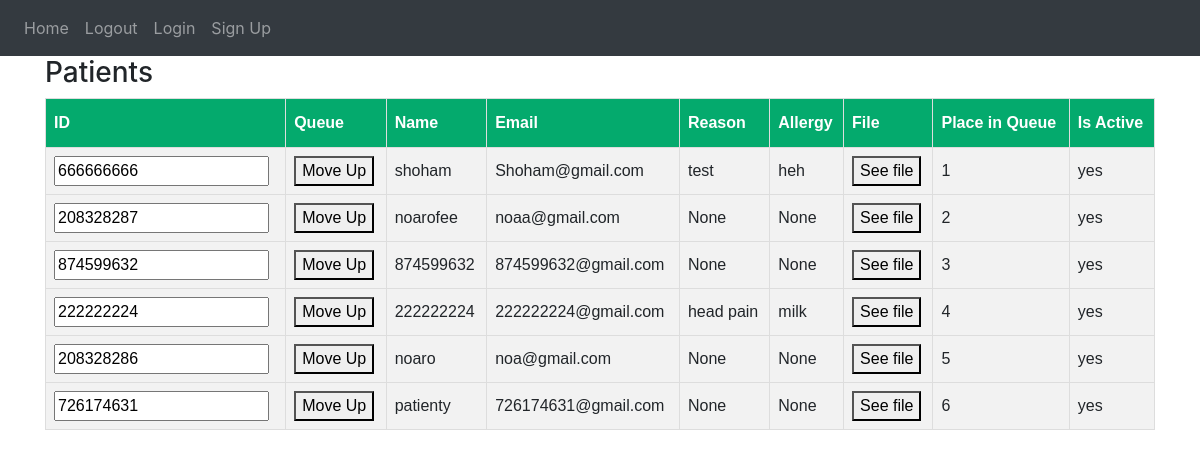
Before: /patients with the older database file.
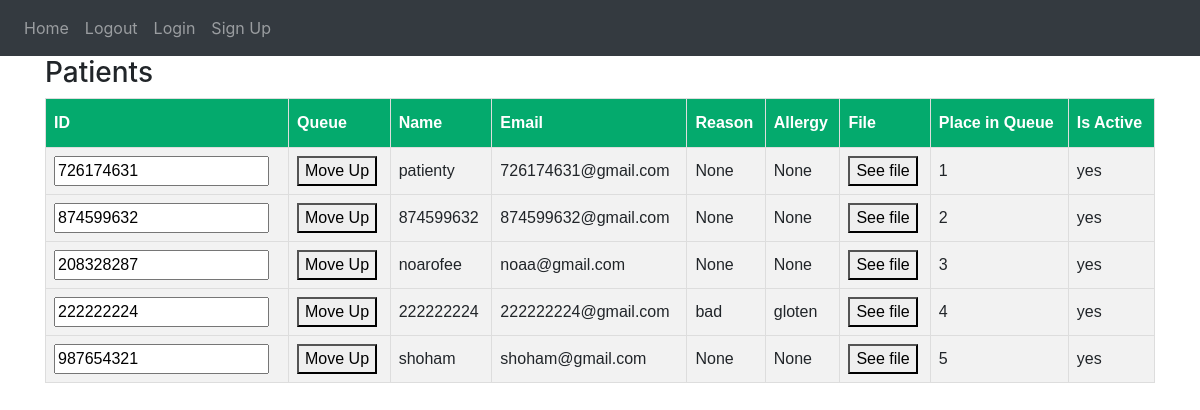
After: the same page with the newer database file.
### website/models.py (models this page shows)
class User(db.Model):
    ID = db.Column(db.Integer, primary_key=True)
    email = db.Column(db.String(150), unique=True)
    password = db.Column(db.String(150))
    Name = db.Column(db.String(150))
    role = db.Column(db.String(150))
    is_active_patient = db.Column(db.Integer)
    allergy = db.Column(db.String(150))
    n_action = db.Column(db.String(30))
    answer = db.Column(db.String(30))
    reason = db.Column(db.String(200))
    place_in_queue = db.Column(db.Integer)
    s_action = db.Column(db.String(20))
    is_approved = db.Column(db.Integer)
    message = db.Column(db.String(200))

### website/views.py (the view, shortened to what this page needs)
@views.route('/patients', methods=['GET', 'POST'])
def patients():
    print("In views.route(patients)")
    return render_template("patients.html",
          patients=db.session.query(User)
                           .filter(User.role == 'patient')
                           .filter(User.is_approved == 1)
                           .filter(User.place_in_queue > 0)
                           .order_by(db.asc(User.place_in_queue)))

### website/templates/patients.html (shortened to what this page needs)
<!DOCTYPE html>
{% extends "base.html" %} {% block title %} Home {% endblock %}
{% block content %}
<html lang="en">
<head>
</head>
<body>
  <h3>Patients</h3>
    <table>
        <thead>
            <tr>
                <th>ID</th>
                <th>Queue</th>
                <th>Name</th>
                <th>Email</th>
                <th>Reason</th>
                <th>Allergy</th>
                <th>File</th>
                <th>Place in Queue</th>
                <th>Is Active</th>
            </tr>
        </thead>
        <tbody>
            {% for patient in patients %}
                <form method="post">
                    <tr>
                        <td><input name="patient_id" value="{{ patient.ID }}" readonly/></td>
                        <td><button type="submit" name="move_up">Move Up</button></td>
                        <td>{{ patient.Name }}</td>
                        <td>{{ patient.email }}</td>
                        <td>{{ patient.reason }}</td>
                        <td>{{ patient.allergy }}</td>
                        <td><button type="submit" name="read_file">See file</button></td>
                        <td>{{ patient.place_in_queue }}</td>
                        <td>{{ "yes" if patient.is_active_patient==1 else "No" }}</td>
                    </tr>
                </form>
            {% endfor %}
        </tbody>
    </table>
</body>
</html>
{% endblock %}

### website/templates/base.html (shortened to what this page needs)
<!DOCTYPE html>
<html>
   <head>
       <link
           rel="stylesheet"
           href="https://stackpath.bootstrapcdn.com/bootstrap/4.4.1/css/bootstrap.min.css"
       />
    <link
      rel="stylesheet"
      href="https://stackpath.bootstrapcdn.com/font-awesome/4.7.0/css/font-awesome.min.css"
    />
   </head>
   <body>
      <nav class="navbar navbar-expand-lg navbar-dark bg-dark">
          <div class="collapse navbar-collapse" id="navbar">
              <div class="navbar-nav">
                  <a class="nav-item nav-link" id="home" href="/">Home</a>
                  <a class="nav-item nav-link" id="Logout" href="/Logout">Logout</a>
                  <a class="nav-item nav-link" id="Login" href="/Login">Login</a>
                  <a class="nav-item nav-link" id="Sign_up" href="/Sign_up">Sign Up</a>
              </div>
          </div>
      </nav>
      <div class = "container">{% block content%} {% endblock %} </div>
   </body>
</html>

### website/templates/base.html (style rules this page uses)
table { font-family: Arial, Helvetica, sans-serif; border-collapse: collapse; width: 100%; }
table td, table th { border: 1px solid #ddd; padding: 8px; }
table tr:nth-child(even) { background-color: #f2f2f2; }
table th { padding-top: 12px; padding-bottom: 12px; text-align: left; background-color: #04AA6D; color: white; }

### website/templates/patients.html (style rules this page uses)
table { font-family: Arial, Helvetica, sans-serif; border-collapse: collapse; width: 100%; }
table td, table th { border: 1px solid #ddd; padding: 8px; }
table tr:nth-child(even) { background-color: #f2f2f2; }
table th { padding-top: 12px; padding-bottom: 12px; text-align: left; background-color: #04AA6D; color: white; }

Changed rows visible on the page:
no longer on this page (row edited): User: patient_id "666666666", Name "shoham", email "Shoham@gmail.com", reason "test", allergy "heh", place_in_queue "1", is_active_patient "yes"
no longer on this page (row edited): User: patient_id "208328286", Name "noaro", email "noa@gmail.com", reason "None", allergy "None", place_in_queue "5", is_active_patient "yes"
changed User "patienty": place_in_queue "6" → "1"; moves up the list
changed User "874599632@gmail.com": place_in_queue "3" → "2"; moves down the list
changed User "noarofee": place_in_queue "2" → "3"
changed User "222222224@gmail.com": reason "head pain" → "bad"; allergy "milk" → "gloten"
now on this page (row edited): User: patient_id "987654321", Name "shoham", email "shoham@gmail.com", reason "None", allergy "None", place_in_queue "5", is_active_patient "yes"
